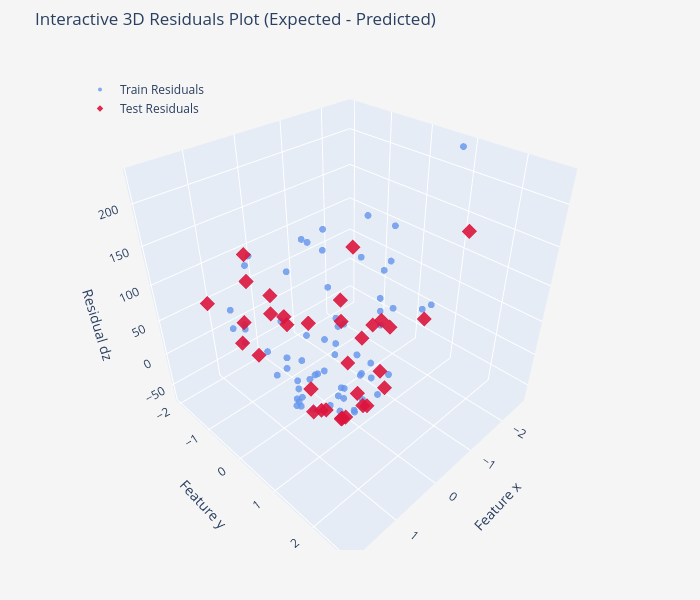

Write notebook code for a chart like this one.
### Code cell
### Plot residuals
import plotly.graph_objects as go

# Crear figura 3D interactiva
fig = go.Figure()

# Train points
fig.add_trace(go.Scatter3d(
    x=x_tr_orig[:, 0],
    y=x_tr_orig[:, 1],
    z=dz_tr.flatten(),
    mode='markers',
    name='Train Residuals',
    marker=dict(size=4, color='CornflowerBlue', opacity=0.8, symbol='circle')
))

# Test points
fig.add_trace(go.Scatter3d(
    x=x_ts_orig[:, 0],
    y=x_ts_orig[:, 1],
    z=dz_ts.flatten(),
    mode='markers',
    name='Test Residuals',
    marker=dict(size=5, color='Crimson', opacity=0.9, symbol='diamond')
))

# 3. Configuración del diseño
mrg = dict(l=50, r=50, b=50, t=50, pad=10)
fig.update_layout(
    title='Interactive 3D Residuals Plot (Expected - Predicted)',
    scene=dict(
        xaxis_title='Feature x',
        yaxis_title='Feature y',
        zaxis_title='Residual dz'
    ),
    width=700,
    height=600,
    margin=mrg,
    paper_bgcolor='whitesmoke',
    legend=dict(x=0.05, y=0.95)
)

fig.show()
